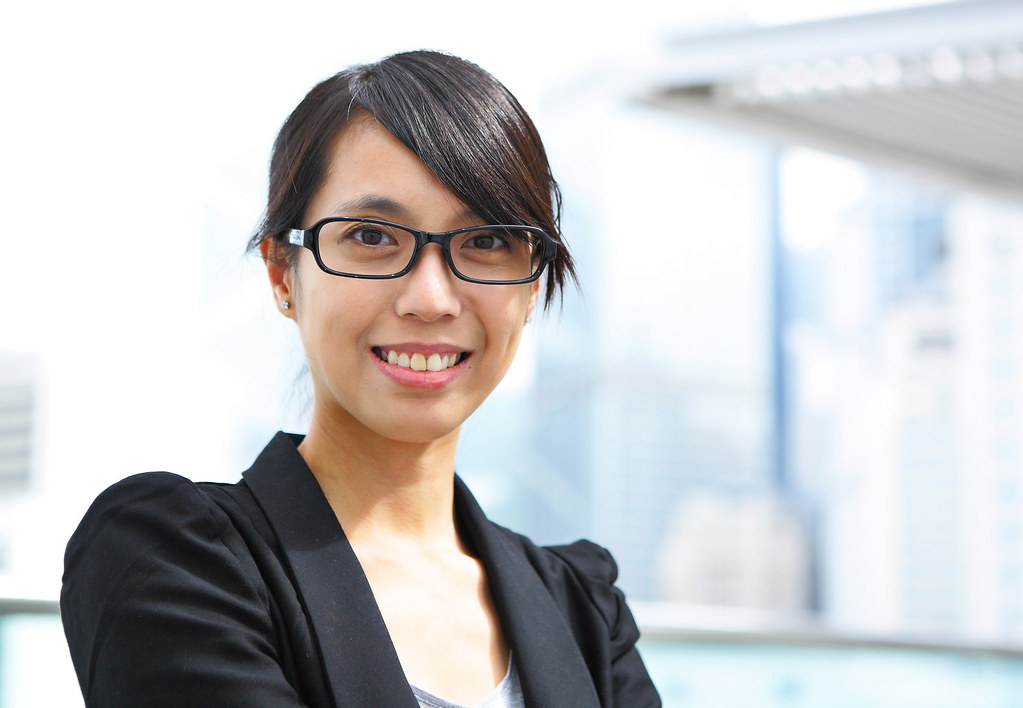
#> input picture img.jpg, 1023 x 708 px
$ jupyter execute 'image to cartoon.ipynb'   (shell and % lines are left out)
#> lines starting #> are read from the running program, lines starting #| are printed output that depends on the picture; after the words box and inside, x2 and y2 are one past the last pixel; in counts of white or black regions, pixels touching at a corner belong together
# Convert image into cartoonish image

[cell 1]
import cv2
import numpy as np

[cell 2]
img=cv2.imread("img.jpg")
#> img is the input picture: shape (708, 1023, 3); mean B, G, R 199.2, 197.9, 198.1
img

[cell 3]
import matplotlib.pyplot as plt
img_rgb = cv2.cvtColor(img, cv2.COLOR_BGR2RGB)
plt.imshow(img_rgb)

[cell 4]
grey=cv2.cvtColor(img,cv2.COLOR_BGR2GRAY)
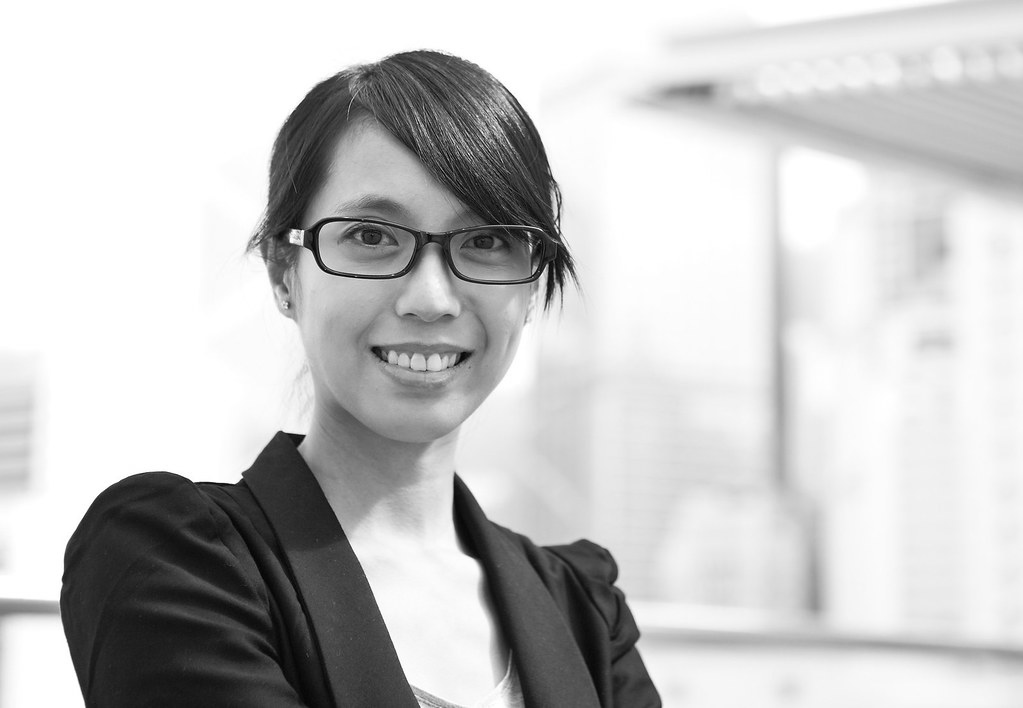
#> grey: shape (708, 1023); min 0, max 255, mean 198.1
grey

[cell 5]
plt.imshow(grey)

[cell 6]
grey=cv2.medianBlur(grey,9)
grey

[cell 7]
plt.imshow(grey)

[cell 8]
edges=cv2.adaptiveThreshold(grey,255,cv2.ADAPTIVE_THRESH_MEAN_C,cv2.THRESH_BINARY,13,7)
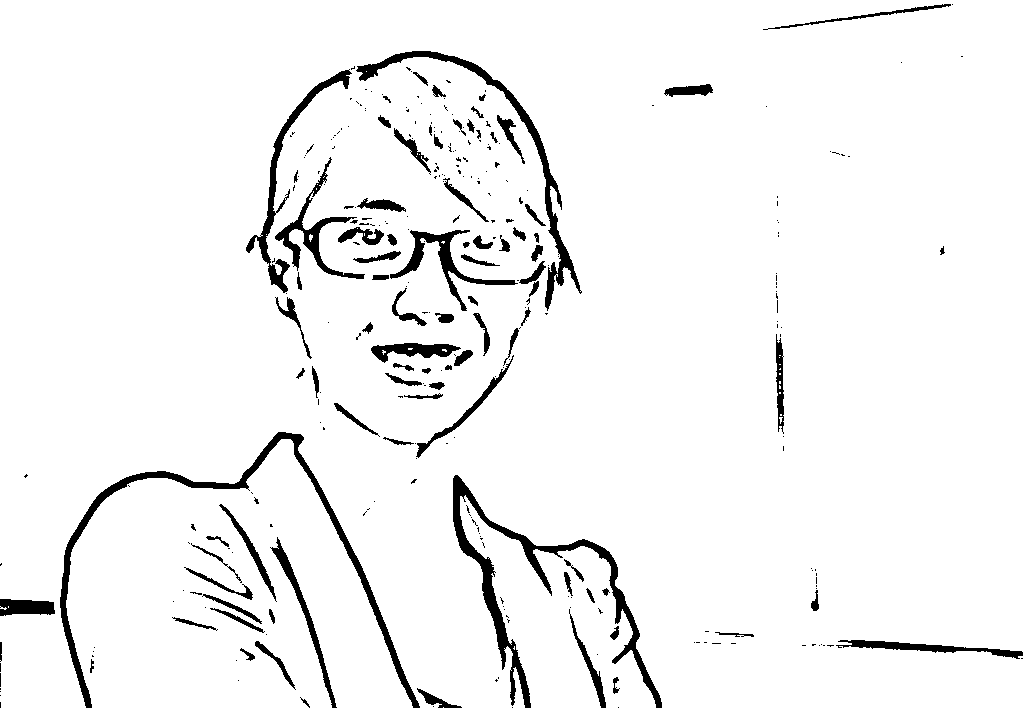
#> edges: shape (708, 1023); 95.2% white; 317 black regions (226 under 20 px), largest, box (x1, y1, x2, y2) and area: (453, 475, 662, 708) 5231, (60, 432, 420, 708) 4872, (356, 51, 582, 311) 3211
edges

[cell 9]
plt.imshow(edges)

[cell 10]
color=cv2.bilateralFilter(img,15,350,555)
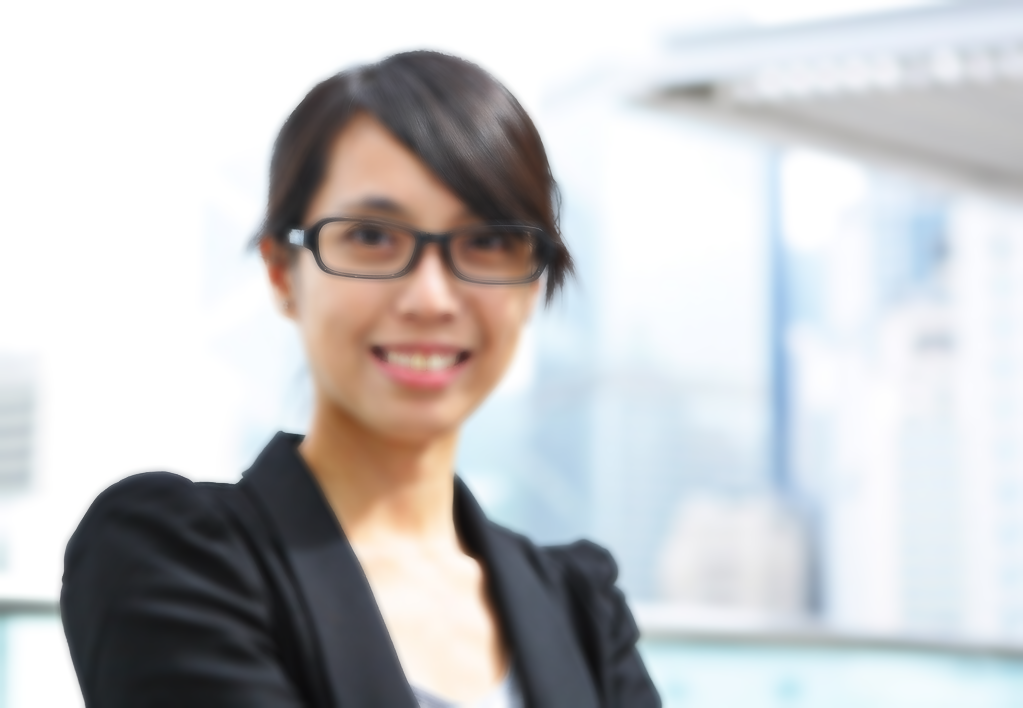
#> color: shape (708, 1023, 3); mean B, G, R 199.2, 198, 198.1
color

[cell 11]
plt.imshow(color)

[cell 12]
cartoon=cv2.bitwise_and(color,color,mask=edges)
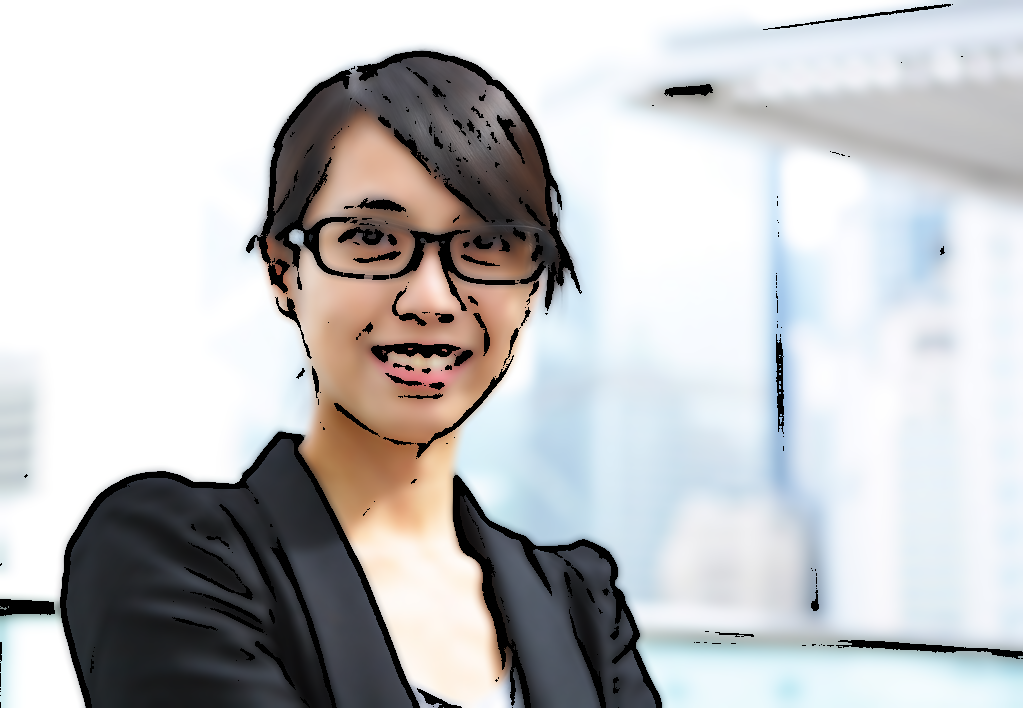
#> cartoon: shape (708, 1023, 3); mean B, G, R 194.8, 193.4, 193.2
cartoon
